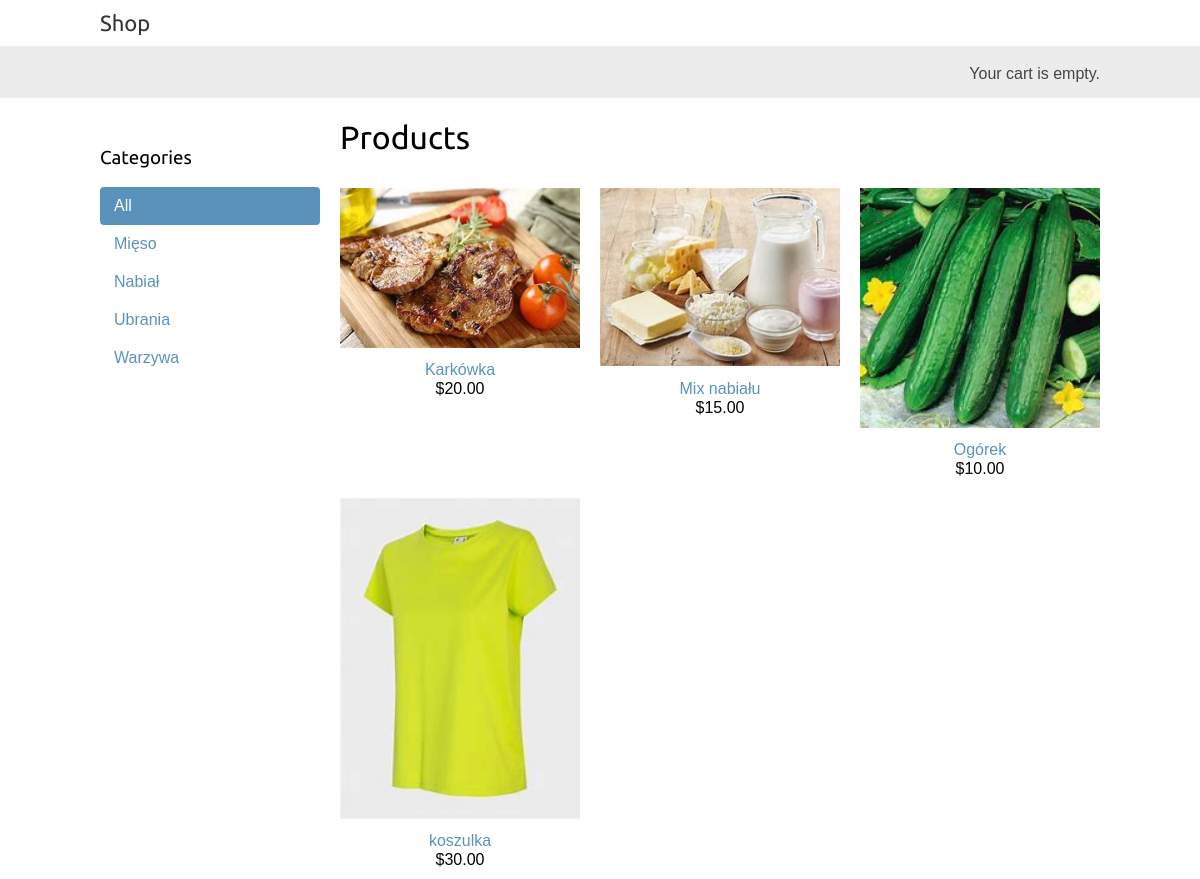
The page / on the database its author committed.
### shop/models.py (models this page shows, shortened)
class Category(models.Model):
    name = models.CharField(max_length=200, db_index=True)
    slug = models.SlugField(max_length=200, db_index=True, unique=True)
    class Meta:
        ordering = ('name',)
        verbose_name = 'category'
        verbose_name_plural = 'categories'
    def get_absolute_url(self):
        return reverse('shop:product_list_by_category', args=[self.slug])

class Product(models.Model):
    category = models.ForeignKey(Category, related_name='products', on_delete=models.CASCADE)
    name = models.CharField(max_length=200, db_index=True)
    slug = models.SlugField(max_length=200, db_index=True)
    image = models.ImageField(upload_to='products/%Y/%m/%d', blank=True)
    description = models.TextField(blank=True)
    price = models.DecimalField(max_digits=10, decimal_places=2)
    available = models.BooleanField(default=True)
    created = models.DateTimeField(auto_now_add=True)
    updated = models.DateTimeField(auto_now=True)
    class Meta:
        ordering = ('name',)
        index_together = (('id', 'slug'),)
    def get_absolute_url(self):
        return reverse('shop:product_detail', args=[self.id, self.slug])

### shop/views.py (the view)
# urls.py: path('', views.product_list, name='product_list'),
def product_list(request, category_slug=None):
    category = None
    categories = Category.objects.all()
    products = Product.objects.filter(available=True)
    if category_slug:
        category = get_object_or_404(Category, slug=category_slug)
        products = products.filter(category=category)
    return render(request, 'shop/product/list.html', {'category': category, 'categories': categories, 'products': products})

### cart/cart.py (called while the page is built)
    def __len__(self):
        return sum(item['quantity'] for item in self.cart.values())

### cart/context_processors.py (called while the page is built)
def cart(request):
    return {'cart': Cart(request)}

### shop/templates/shop/product/list.html (shortened to what this page needs)
{% extends "shop/base.html" %}
{% load static %}
{% block content %}
  <div id="sidebar">
    <h3>Categories</h3>
    <ul>
      <li {% if not category %}class="selected"{% endif %}>
        <a href="{% url "shop:product_list" %}">All</a>
      </li>
      {% for c in categories %}
        <li {% if category.slug == c.slug %}class="selected"{% endif %}>
          <a href="{{ c.get_absolute_url }}">{{ c.name }}</a>
        </li>
      {% endfor %}
    </ul>
  </div>
  <div id="main" class="product-list">
    <h1>{% if category %}{{ category.name }}{% else %}Products{% endif %}</h1>
    {% for product in products %}
      <div class="item">
        <a href="{{ product.get_absolute_url }}">
          <img src="{% if product.image %}{{ product.image.url }}{% else %}{% static "img/no_image.png" %}{% endif %}">
        </a>
        <a href="{{ product.get_absolute_url }}">{{ product.name }}</a>
        <br>
        ${{ product.price }}
      </div>
    {% endfor %}
  </div>
{% endblock %}

### shop/templates/shop/base.html (shortened to what this page needs)
{% load static %}
<!DOCTYPE html>
<html>
  <head>
    <link href="{% static 'css/base.css' %}" rel="stylesheet">
  </head>
  <body>
    <div id="header">
      <a href="/" class="logo">Shop</a>
    </div>
    <div id="subheader">
      <div class="cart">
        {% with total_items=cart|length %}
          {% if total_items > 0 %}
            Your cart:
            <a href="{% url 'cart:cart_detail' %}">
              {{ total_items }} item{{ total_items|pluralize }},
              ${{ cart.get_total_price }}
            </a>
          {% else %}
            Your cart is empty.
          {% endif %}
        {% endwith %}
      </div>
    </div>
    <div id="content">
      {% block content %}
      {% endblock %}
    </div>
  </body>
</html>

### shop/static/css/base.css (style rules this page uses)
body { margin:0; padding:0; font-family:helvetica, sans-serif; }
h1, h2, h3, h4, h5 , h6 { font-family: 'Ubuntu', sans-serif; font-weight:normal; }
a { text-decoration:none; color:#5993bb; }
#header { padding:10px 100px; font-size:18px; overflow:auto; }
#subheader { background:#ececec; color:#444; padding:15px 100px; overflow:auto; }
#header .logo { font-family: 'Ubuntu', sans-serif; float:left; color:#333; font-size:22px; margin-right:10%; }
#subheader .cart { float:right; padding-top:4px; }
#content { padding:0 100px; overflow:hidden; }
#sidebar { width:220px; padding:30px 20px 0 0; float:left; }
#sidebar ul { margin:0; padding:0; }
#sidebar ul li { margin:0; list-style:none; padding:10px 14px; }
#sidebar ul li a { display:block; }
#sidebar ul li.selected { background:#5993bb; border-radius:4px; }
#sidebar ul li.selected a { color:#fff; }
#main { float:left; width: 96%; margin-right:-220px; overflow:hidden; }
.product-list .item { width:25%; padding:10px 20px 10px 0; float:left; text-align:center; line-height:1.2; }
.product-list .item img { width:100%; margin-bottom:8px; }

### rows shown on the page
Category: name "Mięso"
Category: name "Nabiał"
Category: name "Ubrania"
Category: name "Warzywa"
Product: image (picture), name "Karkówka", price "20.00"
Product: image (picture), name "Mix nabiału", price "15.00"
Product: image (picture), name "Ogórek", price "10.00"
Product: image (picture), name "koszulka", price "30.00"
